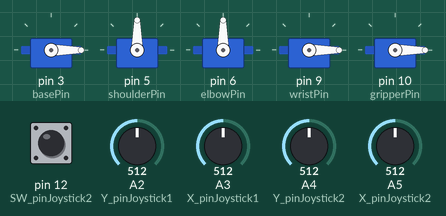
Bench run of a sketch on a simulated Arduino Uno, built with avr-gcc and run on an emulated ATmega328P. Parts: 5 × servo. Inputs (shaded band) come from the test bench; at power-on: A2 (Y_pinJoystick1) = 512, A3 (X_pinJoystick1) = 512, A4 (Y_pinJoystick2) = 512, A5 (X_pinJoystick2) = 512, pin 12 (SW_pinJoystick2) HIGH. What the sketch prints to the serial monitor is not drawn.

Above: at 1.2 s.
1.3 s: A2 (Y_pinJoystick1) set to 716
At 3.1 s:
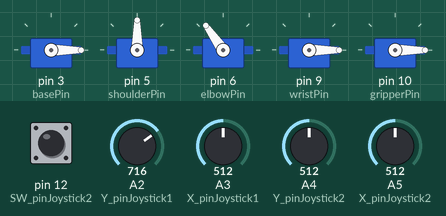
4.3 s: A3 (X_pinJoystick1) set to 598
5.8 s: A3 (X_pinJoystick1) set to 625
At 6.41 s:
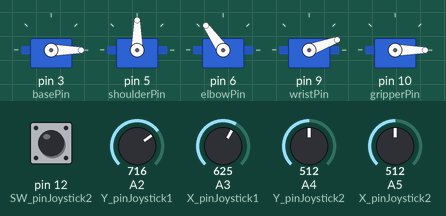
8.8 s: A4 (Y_pinJoystick2) set to 600
11.8 s: A4 (Y_pinJoystick2) set to 621
At 11.97 s:
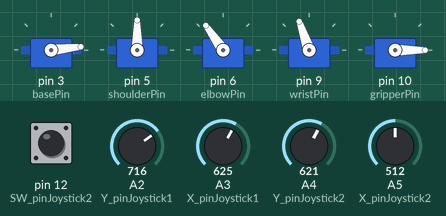
14.8 s: A5 (X_pinJoystick2) set to 598
17.8 s: A5 (X_pinJoystick2) set to 624
At 19.0 s:
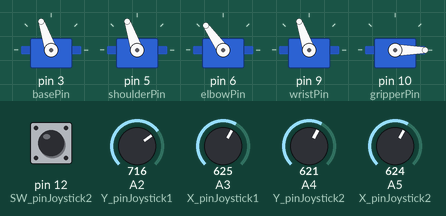
Timing chart, 0 to 20.8 s (numbered marks = the images above; inputs shaded):
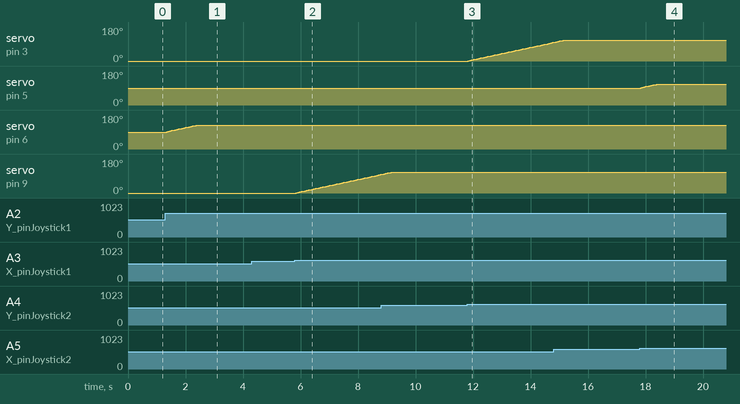

The sketch:

ServoControlWith2Joysticks.ino
```cpp
#include <Servo.h>  // Include the Servo library to control a servo motor

// Pin definitions
const int gripperPin = 10;  // Pin connected to the servo motor
const int wristPin = 9;
const int elbowPin = 6;
const int shoulderPin = 5;
const int basePin = 3;
const int SW_pinJoystick1 = 13;    // Pin for the switch (not used in this code)
const int SW_pinJoystick2 = 12;
const int Y_pinJoystick1 = A2;    // Pin for the joystick X-axis (used to control the servo)
const int X_pinJoystick1 = A3;
const int Y_pinJoystick2 = A4;
const int X_pinJoystick2 = A5;
const int deadZone = 100;  // Dead zone to ignore small joystick movements

// Variables for joystick readings and servo angles
int X_readingJ1;
int X_readingJ2;
int Y_readingJ1;
int Y_readingJ2;          // Stores the X-axis reading from the joystick

int wristAngle = 0;      // Variable to store the current calculated angle for the servo
int elbowAngle = 0;
int shoulderAngle = 0;
int baseAngle = 0;
int gripperAngle = 0;


int prevWristAngle = 0; // Stores the previous angle of the servo (starts at 90 degrees)
int prevElbowAngle = 90;
int prevShoulderAngle = 90;
int prevBaseAngle = 0;

int maxChange = 2;       // Maximum change in the servo angle per iteration for smooth movement

Servo baseServo;  // Create a Servo object to control the servo motor
Servo shoulderServo;
Servo elbowServo;
Servo wristServo;
Servo gripperServo;

bool gripperClosed = false;     // Current state of the gripper (true = closed, false = open)
bool buttonPressed = false;     // Tracks the button press state

void setup() {
  // Attach the servo to the specified pin
  baseServo.attach(basePin);
  shoulderServo.attach(shoulderPin);
  elbowServo.attach(elbowPin);
  wristServo.attach(wristPin);
  gripperServo.attach(gripperPin);

  gripperServo.write(0);

  // Initialize serial communication for debugging
  Serial.begin(9600);

  // Set up the joystick X-axis pin and the switch pin as inputs
  pinMode(X_pinJoystick1, INPUT);
  pinMode(X_pinJoystick2, INPUT);
  pinMode(Y_pinJoystick1, INPUT);
  pinMode(Y_pinJoystick2, INPUT);
  pinMode(SW_pinJoystick1, INPUT_PULLUP);
  pinMode(SW_pinJoystick2, INPUT_PULLUP);

  // Enable the internal pull-up resistor for the switch (active low)
  digitalWrite(SW_pinJoystick2, HIGH);
}

void loop() {
  // Read the current value of the joystick X-axis
  X_readingJ1 = analogRead(X_pinJoystick1);
  X_readingJ2 = analogRead(X_pinJoystick2);
  Y_readingJ1 = analogRead(Y_pinJoystick1);
  Y_readingJ2 = analogRead(Y_pinJoystick2);


  // Check if button is pressed (LOW means pressed due to INPUT_PULLUP)
  if (digitalRead(SW_pinJoystick2) == LOW) {
    if (!buttonPressed) {  // Only toggle if button was previously unpressed
      buttonPressed = true;

      // Toggle gripper state
      gripperClosed = !gripperClosed;

      if (gripperClosed) {
        gripperServo.write(140);   // Close gripper (adjust angle if needed)
      } else {
        gripperServo.write(0);    // Open gripper (adjust angle if needed)
      }

      // Debounce delay to avoid multiple toggles
      delay(200);
    }
  } else {
    buttonPressed = false;
  }


  // Wrist Control
  if (abs(X_readingJ1 - 512) > deadZone) {
    // Map the X-axis reading (0-1023) to a servo angle (0-180 degrees)
    wristAngle = map(X_readingJ1, 0, 1023, 0, 180);

    // Smoothly move the servo by adjusting the angle gradually (limiting the change)
    if (wristAngle > prevWristAngle) {
      prevWristAngle = min(prevWristAngle + maxChange, wristAngle);
    } else if (wristAngle < prevWristAngle) {
      prevWristAngle = max(prevWristAngle - maxChange, wristAngle);
    }

    // Write the new smooth angle to the servo motor
    wristServo.write(prevWristAngle);
  } else {
    // If within the dead zone, keep the previous angle (no movement)
    wristServo.write(prevWristAngle);
  }


  // Elbow control
  if (abs(Y_readingJ1 - 512) > deadZone) {
    // Map the X-axis reading (0-1023) to a servo angle (0-180 degrees)
    elbowAngle = map(Y_readingJ1, 0, 1023, 0, 180);

    // Smoothly move the servo by adjusting the angle gradually (limiting the change)
    if (elbowAngle > prevElbowAngle) {
      prevElbowAngle = min(prevElbowAngle + maxChange, elbowAngle);
    } else if (elbowAngle < prevElbowAngle) {
      prevElbowAngle = max(prevElbowAngle - maxChange, elbowAngle);
    }

    // Write the new smooth angle to the servo motor
    elbowServo.write(prevElbowAngle);
  } else {
    // If within the dead zone, keep the previous angle (no movement)
    elbowServo.write(prevElbowAngle);
  }


   //Shoulder Control
  if (abs(X_readingJ2 - 512) > deadZone) {
    // Map the X-axis reading (0-1023) to a servo angle (0-180 degrees)
    shoulderAngle = map(X_readingJ2, 0, 1023, 0, 180);

    // Smoothly move the servo by adjusting the angle gradually (limiting the change)
    if (shoulderAngle > prevShoulderAngle) {
      prevShoulderAngle = min(prevShoulderAngle + maxChange, shoulderAngle);
    } else if (shoulderAngle < prevShoulderAngle) {
      prevShoulderAngle = max(prevShoulderAngle - maxChange, shoulderAngle);
    }

    // Write the new smooth angle to the servo motor
    shoulderServo.write(prevShoulderAngle);
  } else {
    // If within the dead zone, keep the previous angle (no movement)
    shoulderServo.write(prevShoulderAngle);
  }


  //Base control
  if (abs(Y_readingJ2 - 512) > deadZone) {
    // Map the X-axis reading (0-1023) to a servo angle (0-180 degrees)
    baseAngle = map(Y_readingJ2, 0, 1023, 0, 180);

    // Smoothly move the servo by adjusting the angle gradually (limiting the change)
    if (baseAngle > prevBaseAngle) {
      prevBaseAngle = min(prevBaseAngle + maxChange, baseAngle);
    } else if (baseAngle < prevBaseAngle) {
      prevBaseAngle = max(prevBaseAngle - maxChange, baseAngle);
    }

    // Write the new smooth angle to the servo motor
    baseServo.write(prevBaseAngle);
  } else {
    // If within the dead zone, keep the previous angle (no movement)
    baseServo.write(prevBaseAngle);
  }

  // Debugging: Print the current X-axis reading to the serial monitor
  Serial.print("X reading: ");
  Serial.print(X_readingJ1);

  // Short delay before the next loop iteration
  delay(60);
}
```

Measured:
- the behaviour switches between 612 and 613 on A3 (X_pinJoystick1) (found by bisection; images 1 and 2)
- the behaviour switches between 612 and 613 on A4 (Y_pinJoystick2) (found by bisection; images 2 and 3)
- the behaviour switches between 612 and 613 on A5 (X_pinJoystick2) (found by bisection; images 3 and 4)
- after the input at 1.3 s, servo on pin 6 (elbowPin): moves from 90° to 125° over 1.0 s, starting at once
- after the input at 4.3 s, every drawn part: stays the same
- after the input at 5.8 s, servo on pin 9 (wristPin): moves from 0° to 98° over 2.9 s, starting after 0.06 s
- after the input at 11.8 s, servo on pin 3 (basePin): moves from 0° to 98° over 2.9 s, starting at once
- after the input at 17.8 s, servo on pin 5 (shoulderPin): moves from 90° to 109° over 0.55 s, starting at once
